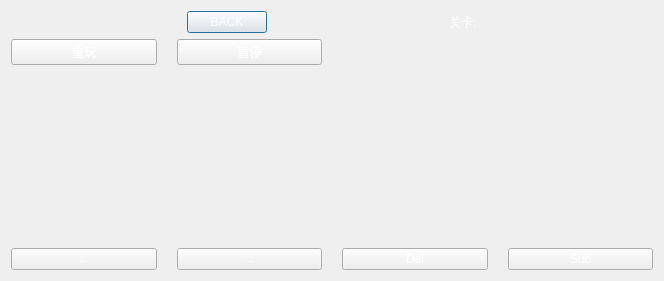
<?xml version="1.0" encoding="UTF-8"?>
<ui version="4.0">
 <class>Game</class>
 <widget class="QDialog" name="Game">
  <property name="geometry">
   <rect>
    <x>0</x>
    <y>0</y>
    <width>664</width>
    <height>281</height>
   </rect>
  </property>
  <property name="windowTitle">
   <string>Dialog</string>
  </property>
  <layout class="QVBoxLayout" name="verticalLayout_2">
   <item>
    <layout class="QVBoxLayout" name="verticalLayout">
     <item>
      <layout class="QHBoxLayout" name="horizontalLayout">
       <item>
        <spacer name="horizontalSpacer_3">
         <property name="orientation">
          <enum>Qt::Horizontal</enum>
         </property>
         <property name="sizeHint" stdset="0">
          <size>
           <width>40</width>
           <height>20</height>
          </size>
         </property>
        </spacer>
       </item>
       <item>
        <widget class="QPushButton" name="pushButton">
         <property name="styleSheet">
          <string notr="true">color:white;
font: 75 20pt &quot;Agency FB&quot;;
</string>
         </property>
         <property name="text">
          <string>BACK</string>
         </property>
        </widget>
       </item>
       <item>
        <spacer name="horizontalSpacer">
         <property name="orientation">
          <enum>Qt::Horizontal</enum>
         </property>
         <property name="sizeHint" stdset="0">
          <size>
           <width>40</width>
           <height>20</height>
          </size>
         </property>
        </spacer>
       </item>
       <item>
        <widget class="QLabel" name="Level">
         <property name="styleSheet">
          <string notr="true">color:white;
font: 75 20pt &quot;Agency FB&quot;;
</string>
         </property>
         <property name="text">
          <string>关卡:</string>
         </property>
        </widget>
       </item>
       <item>
        <spacer name="horizontalSpacer_4">
         <property name="orientation">
          <enum>Qt::Horizontal</enum>
         </property>
         <property name="sizeHint" stdset="0">
          <size>
           <width>40</width>
           <height>20</height>
          </size>
         </property>
        </spacer>
       </item>
      </layout>
     </item>
     <item>
      <layout class="QGridLayout" name="gridLayout_15">
       <property name="horizontalSpacing">
        <number>20</number>
       </property>
       <item row="0" column="2">
        <widget class="QLabel" name="clock">
         <property name="text">
          <string/>
         </property>
        </widget>
       </item>
       <item row="0" column="0">
        <widget class="QPushButton" name="replay">
         <property name="styleSheet">
          <string notr="true">color:white;
font: 75 20pt &quot;Agency FB&quot;;
</string>
         </property>
         <property name="text">
          <string>重玩</string>
         </property>
        </widget>
       </item>
       <item row="0" column="1">
        <widget class="QPushButton" name="stopTimer">
         <property name="styleSheet">
          <string notr="true">color:white;
font: 75 20pt &quot;Agency FB&quot;;
</string>
         </property>
         <property name="text">
          <string>暂停</string>
         </property>
        </widget>
       </item>
       <item row="0" column="3">
        <widget class="QLabel" name="Time">
         <property name="styleSheet">
          <string notr="true">color:black;
font: 75 20pt &quot;Agency FB&quot;;
</string>
         </property>
         <property name="text">
          <string/>
         </property>
        </widget>
       </item>
      </layout>
     </item>
     <item>
      <spacer name="verticalSpacer">
       <property name="orientation">
        <enum>Qt::Vertical</enum>
       </property>
       <property name="sizeHint" stdset="0">
        <size>
         <width>20</width>
         <height>40</height>
        </size>
       </property>
      </spacer>
     </item>
     <item>
      <layout class="QHBoxLayout" name="horizontalLayout_3">
       <item>
        <spacer name="horizontalSpacer_5">
         <property name="orientation">
          <enum>Qt::Horizontal</enum>
         </property>
         <property name="sizeHint" stdset="0">
          <size>
           <width>40</width>
           <height>20</height>
          </size>
         </property>
        </spacer>
       </item>
       <item>
        <layout class="QGridLayout" name="totalgrid"/>
       </item>
       <item>
        <spacer name="horizontalSpacer_6">
         <property name="orientation">
          <enum>Qt::Horizontal</enum>
         </property>
         <property name="sizeHint" stdset="0">
          <size>
           <width>40</width>
           <height>20</height>
          </size>
         </property>
        </spacer>
       </item>
      </layout>
     </item>
     <item>
      <spacer name="verticalSpacer_2">
       <property name="orientation">
        <enum>Qt::Vertical</enum>
       </property>
       <property name="sizeHint" stdset="0">
        <size>
         <width>20</width>
         <height>40</height>
        </size>
       </property>
      </spacer>
     </item>
     <item>
      <layout class="QGridLayout" name="func_grid">
       <property name="horizontalSpacing">
        <number>20</number>
       </property>
       <item row="0" column="0">
        <widget class="QPushButton" name="Undo">
         <property name="styleSheet">
          <string notr="true">color:white;
font: 75 20pt &quot;Agency FB&quot;;
</string>
         </property>
         <property name="text">
          <string>←</string>
         </property>
        </widget>
       </item>
       <item row="0" column="1">
        <widget class="QPushButton" name="Redo">
         <property name="styleSheet">
          <string notr="true">color:white;
font: 75 20pt &quot;Agency FB&quot;;
</string>
         </property>
         <property name="text">
          <string>→</string>
         </property>
        </widget>
       </item>
       <item row="0" column="2">
        <widget class="QPushButton" name="Del">
         <property name="styleSheet">
          <string notr="true">color:white;
font: 75 20pt &quot;Agency FB&quot;;


</string>
         </property>
         <property name="text">
          <string>Del</string>
         </property>
        </widget>
       </item>
       <item row="0" column="3">
        <widget class="QPushButton" name="Submit">
         <property name="styleSheet">
          <string notr="true">color:white;
font: 75 20pt &quot;Agency FB&quot;;
</string>
         </property>
         <property name="text">
          <string>Sub</string>
         </property>
        </widget>
       </item>
      </layout>
     </item>
    </layout>
   </item>
  </layout>
 </widget>
 <resources/>
 <connections/>
</ui>
